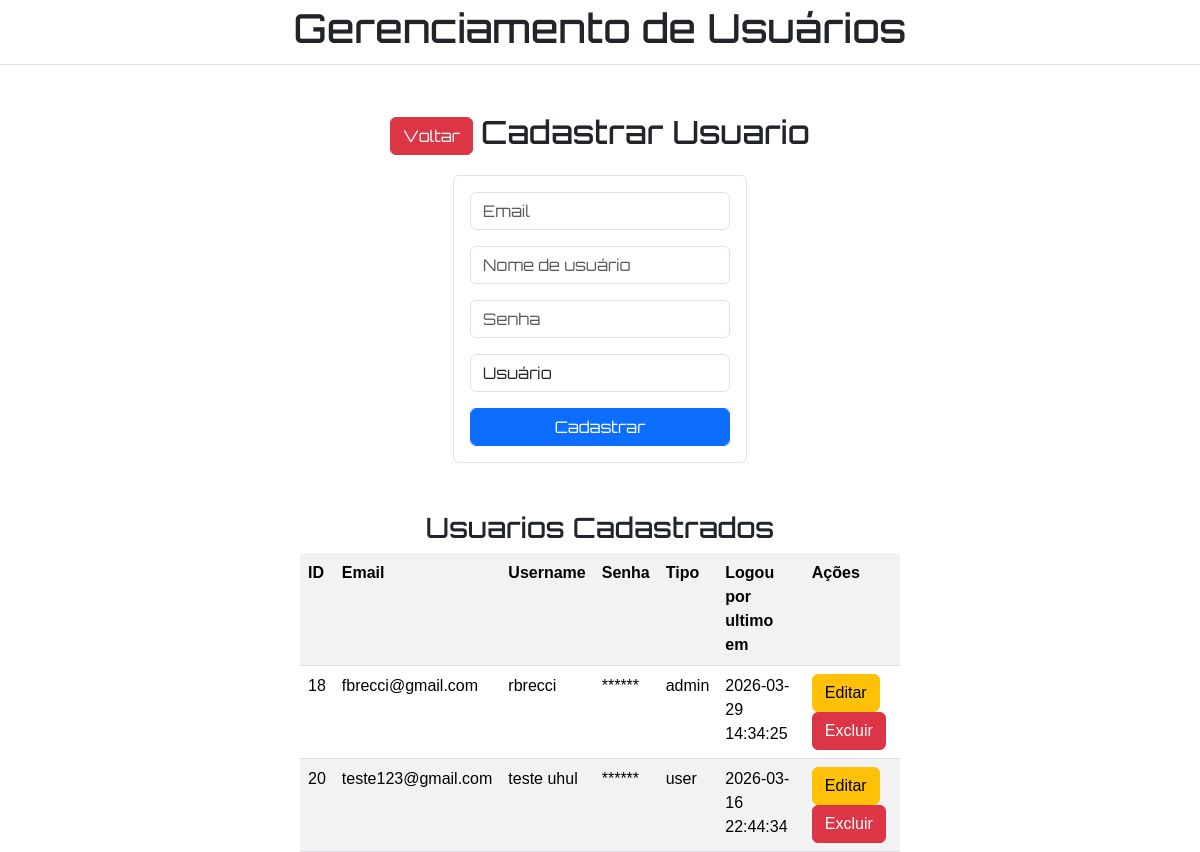
Screenshot of /app/views/admin/users/ (signed in) with the database file from the repository.
### tables this page shows
CREATE TABLE `users` (
  `id` int(11) NOT NULL,
  `email` varchar(255) NOT NULL,
  `username` varchar(50) NOT NULL,
  `pass` varchar(255) NOT NULL,
  `type` enum('user','admin') NOT NULL DEFAULT 'user',
  `last_login_date` datetime DEFAULT NULL
);

### app/views/admin/users/index.php (the view, shortened to what this page needs)
<?php
include (__DIR__ . "/../../../middleware/admin.php");
$sql = 'SELECT * FROM users';
$result = $conn->query($sql);
?>
<!DOCTYPE html>
<html lang="pt-BR">
<head>
    <link href="https://cdn.jsdelivr.net/npm/bootstrap@5.3.8/dist/css/bootstrap.min.css" rel="stylesheet">
    <link rel="stylesheet" href="../../../assets/css/style.css">
</head>
<body>
    <header class="text-center border-bottom p-1">
        <h1>Gerenciamento de Usuários</h1>
    </header>
    <main class="d-flex flex-column align-items-center" style="height: calc(100vh - 65px);">
        <div class="d-flex align-items-center justify-content-center gap-2 mt-5">
            <a href="../../../views/admin/" class="btn btn-danger">Voltar</a>
            <h2>Cadastrar Usuario</h2>
        </div>
        <form action="../../../controllers/users/create.php" method="POST" class="text-center border p-3 rounded mb-5 mt-3">
            <input class="form-control mb-3" type="email" name="email" placeholder="Email" required>
            <input class="form-control mb-3" type="text" name="username" placeholder="Nome de usuário" required>
            <input class="form-control mb-3" type="password" name="pass" placeholder="Senha" required minlength="6">
            <select class="form-control mb-3" name="type" required class="select">
                <option value="user">Usuário</option>
            </select>
            <button class="form-control btn btn-primary" type="submit">Cadastrar</button>
        </form>
        <h3>Usuarios Cadastrados</h3>
        <table class="table table-striped w-50">
            <tr>
                <th>ID</th>
                <th>Email</th>
                <th>Username</th>
                <th>Senha</th>
                <th>Tipo</th>
                <th>Logou por ultimo em</th>
                <th>Ações</th>
            </tr>
            <?php while($row = $result->fetch_assoc()): ?>
                <tr>
                    <td><?= $row['id'] ?></td>
                    <td><?= $row['email'] ?></td>
                    <td><?= $row['username'] ?></td>
                    <td>******</td>
                    <td><?= $row['type'] ?></td>
                    <td><?= $row['last_login_date'] ?></td>
                    <td>
                        <a href="update.php?id=<?= $row['id'] ?>" class="btn btn-warning">Editar</a>
                        <a href="../../../controllers/users/delete.php?id=<?= $row['id'] ?>" class="btn btn-danger">Excluir</a>
                    </td>
                </tr>
            <?php endwhile ?>
        </table>
    </main>
</body>
</html>

### app/assets/css/style.css (style rules this page uses)
body { font-family: 'orbitron' !important; }
table { font-family: arial; }

### rows the page displays
users: id "18", email "fbrecci@gmail.com", username "rbrecci", type "admin", last_login_date "2026-03-29 14:34:25"
users: id "20", email "teste123@gmail.com", username "teste uhul", type "user", last_login_date "2026-03-16 22:44:34"
